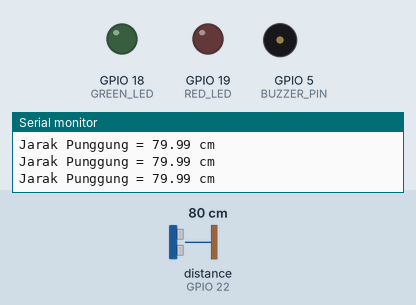
Simulated run of this sketch. Board: ESP32. Parts: output pins drawn as LEDs (lit = HIGH), buzzer (waves = sounding, pin HIGH), the last lines printed to the serial monitor. Wiring (inferred from the names in the program): ultrasonic range finder: trigger GPIO 23; echo GPIO 22. Inputs (shaded band) come from the test bench; at power-on: distance to the obstacle (sensor on GPIO 22) 80 cm. The echo pulse lasts 58.3 µs per cm; pins used as bus, display or sensor lines are not drawn.

Above: at 1.2 s.
1.3 s: distance to the obstacle (sensor on GPIO 22) set to 15 cm
2.8 s: distance to the obstacle (sensor on GPIO 22) set to 11 cm
At 4.0 s:
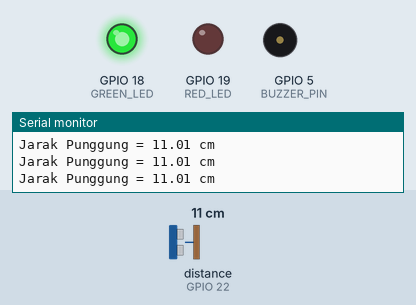
4.3 s: distance to the obstacle (sensor on GPIO 22) set to 2 cm
At 4.39 s:
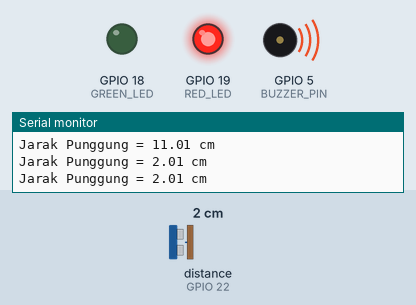
7.3 s: distance to the obstacle (sensor on GPIO 22) set to 9 cm
At 8.1 s:
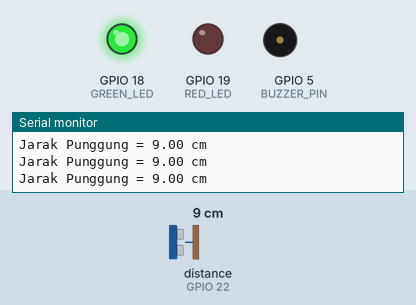
8.8 s: distance to the obstacle (sensor on GPIO 22) set to 4 cm
At 9.07 s:
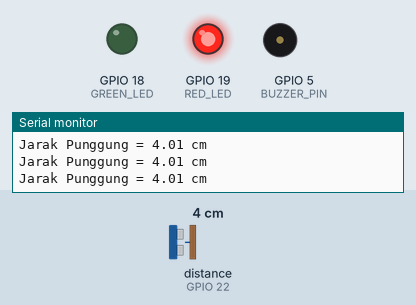
Timing chart, 0 to 12.8 s (numbered marks = the images above; inputs shaded):
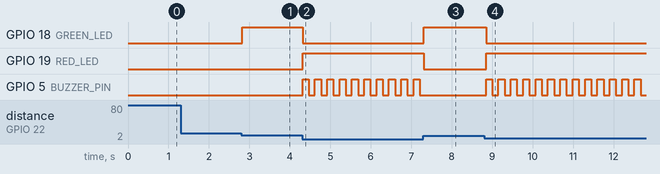

The sketch:

PSB_KURSI_PENDETEKSI_KEBUNGKUKANN.ino
```cpp
/*
====================================================
KURSI PENDETEKSI KEBUNGKUKAN
ESP32 + HC-SR04 + LED + BUZZER
====================================================

2 - 4 cm
- Posisi Normal
- LED Hijau ON
- LED Merah OFF
- Buzzer OFF

>4 - <7 cm
- Peringatan Awal
- Semua LED OFF
- Buzzer Kedip Lambat

7 - 30 cm
- Posisi Kritis
- LED Hijau OFF
- LED Merah ON
- Buzzer Kedip Cepat

<2 cm atau >30 cm
- Dianggap tidak valid
====================================================
*/

// ==================== PIN ====================
#define TRIG_PIN    23
#define ECHO_PIN    22

#define BUZZER_PIN  5

#define GREEN_LED   18
#define RED_LED     19

// ==============================================
float distance = 0;

unsigned long previousMillis = 0;
bool buzzerState = false;

// ==============================================
// Fungsi Membaca Jarak HC-SR04
// ==============================================
float readDistanceCM()
{
  digitalWrite(TRIG_PIN, LOW);
  delayMicroseconds(2);

  digitalWrite(TRIG_PIN, HIGH);
  delayMicroseconds(10);

  digitalWrite(TRIG_PIN, LOW);

  long duration = pulseIn(ECHO_PIN, HIGH, 30000);

  if (duration == 0)
  {
    return -1;
  }

  float distance = duration * 0.0343 / 2.0;

  return distance;
}

// ==============================================
// Setup
// ==============================================
void setup()
{
  Serial.begin(115200);

  pinMode(TRIG_PIN, OUTPUT);
  pinMode(ECHO_PIN, INPUT);

  pinMode(BUZZER_PIN, OUTPUT);

  pinMode(GREEN_LED, OUTPUT);
  pinMode(RED_LED, OUTPUT);

  digitalWrite(BUZZER_PIN, LOW);
  digitalWrite(GREEN_LED, LOW);
  digitalWrite(RED_LED, LOW);

  Serial.println("====================================");
  Serial.println("KURSI PENDETEKSI KEBUNGKUKAN");
  Serial.println("====================================");
}

// ==============================================
// Loop
// ==============================================
void loop()
{
  distance = readDistanceCM();

  if(distance > 0)
  {
    Serial.print("Jarak Punggung = ");
    Serial.print(distance);
    Serial.println(" cm");

    // ======================================
    // NORMAL (2 - 4 cm)
    // ======================================
    if(distance >= 7 && distance <= 13)
    {
      digitalWrite(GREEN_LED, HIGH);
      digitalWrite(RED_LED, LOW);

      digitalWrite(BUZZER_PIN, LOW);

      buzzerState = false;
    }


    else if(distance > 0 && distance < 0)
    {
      digitalWrite(GREEN_LED, LOW);
      digitalWrite(RED_LED, LOW);

      unsigned long currentMillis = millis();

      // Buzzer berkedip lambat
      if(currentMillis - previousMillis >= 500)
      {
        previousMillis = currentMillis;

        buzzerState = !buzzerState;

        digitalWrite(BUZZER_PIN, buzzerState);
      }
    }

    // ======================================
    // KRITIS (7 - 30 cm)
    // ======================================
    else if(distance >= 1 && distance <= 6)
    {
      digitalWrite(GREEN_LED, LOW);
      digitalWrite(RED_LED, HIGH);

      unsigned long currentMillis = millis();

      // Buzzer berkedip cepat
      if(currentMillis - previousMillis >= 150)
      {
        previousMillis = currentMillis;

        buzzerState = !buzzerState;

        digitalWrite(BUZZER_PIN, buzzerState);
      }
    }

    // ======================================
    // DI LUAR RENTANG
    // ======================================
    else
    {
      digitalWrite(GREEN_LED, LOW);
      digitalWrite(RED_LED, LOW);
      digitalWrite(BUZZER_PIN, LOW);

      buzzerState = false;
    }
  }
  else
  {
    digitalWrite(GREEN_LED, LOW);
    digitalWrite(RED_LED, LOW);
    digitalWrite(BUZZER_PIN, LOW);

    buzzerState = false;
  }

  delay(50);
}
```

Measured:
- the behaviour switches between 14 and 13 cm on distance to the obstacle (sensor on GPIO 22) (found by bisection; images 0 and 1)
- after the input at 2.8 s, GPIO 18 (GREEN_LED): LOW → HIGH at once
- after the input at 4.3 s, GPIO 18 (GREEN_LED): HIGH → LOW at once; GPIO 19 (RED_LED): LOW → HIGH at once; GPIO 5 (BUZZER_PIN): alternates HIGH for 0.15 s and LOW for 0.15 s, starting at once
- after the input at 7.3 s, GPIO 18 (GREEN_LED): LOW → HIGH at once; GPIO 19 (RED_LED): HIGH → LOW at once; GPIO 5 (BUZZER_PIN): stops changing and stays LOW
- after the input at 8.8 s, GPIO 18 (GREEN_LED): HIGH → LOW after 0.05 s; GPIO 19 (RED_LED): LOW → HIGH after 0.05 s; GPIO 5 (BUZZER_PIN): alternates HIGH for 0.15 s and LOW for 0.15 s, starting after 0.05 s
